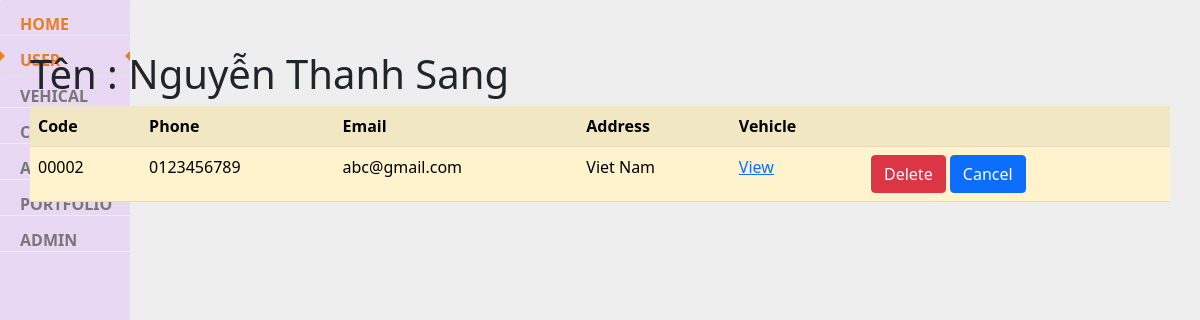
The app's page /parkingmanage/10, older data.
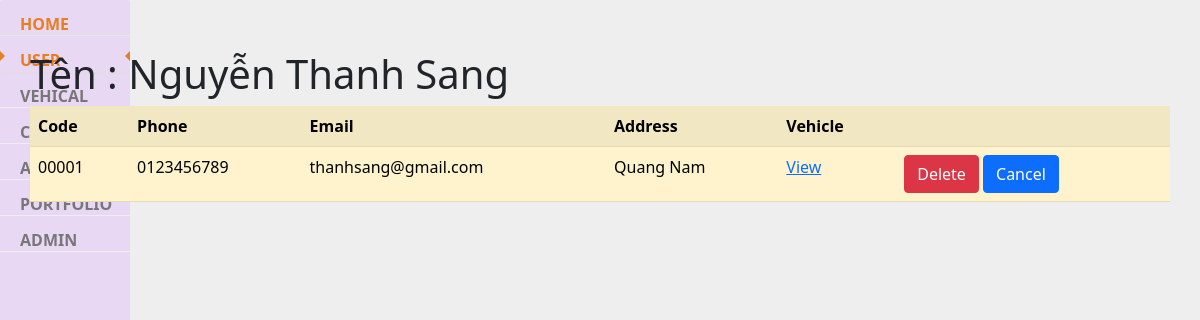
The same page, newer data.
### parkingmanage/models.py (models this page shows, shortened)
class User(models.Model):
    code = models.TextField(max_length=10)
    name = models.TextField(max_length=255, null=True)
    phone = models.CharField(max_length=10, validators=[RegexValidator(r'^\d{1,10}$')], null=True)
    email = models.EmailField(blank=False, null=True)
    address = models.TextField(blank=True, null=True)

### parkingmanage/views.py (the view)
# urls.py: path('<int:id>', detail_view, name='detail'),
def detail_view(request, id):
    user = get_object_or_404(User, id=id)
    vehicles = Vehicle.objects.all()
    context = {'user': user,'vehicles' : vehicles}
    return render(request, 'detail.html', context)

### parkingmanage/templates/detail.html
{% extends 'base.html' %}
{% block content %}
    <h1>Tên : {{ user.name | default:'World'}}</h1>
    <table class="table table-striped table-hover; table-warning">
        <thred>
            <th>Code</th>
            <th>Phone</th>
            <th>Email</th>
            <th>Address</th>
            <th>Vehicle</th>
            <th></th>
        </thred>
        <body>
            <tr>
                <td>{{user.code}}</td>
                <td>{{user.phone}}</td>
                <td>{{user.email}}</td>
                <td>{{user.address}}</td>
                <td><a href= "{% url 'view_vehicle' user.id%}"> View </a></td>
                <td>
                    <a href="{% url 'delete' user.id%}" class="btn btn-danger"> Delete </a>
                    <a href="{{ request.META.HTTP_REFERER }}" class="btn btn-primary"> Cancel </a>
                </td>
            </tr>
        </body>
    </table>
{% endblock %}

Row changes from the older to the newer data that the page shows:
changed User "Nguyễn Thanh Sang": code "00002" → "00001"; email "abc@gmail.com" → "thanhsang@gmail.com"; address "Viet Nam" → "Quang Nam"
